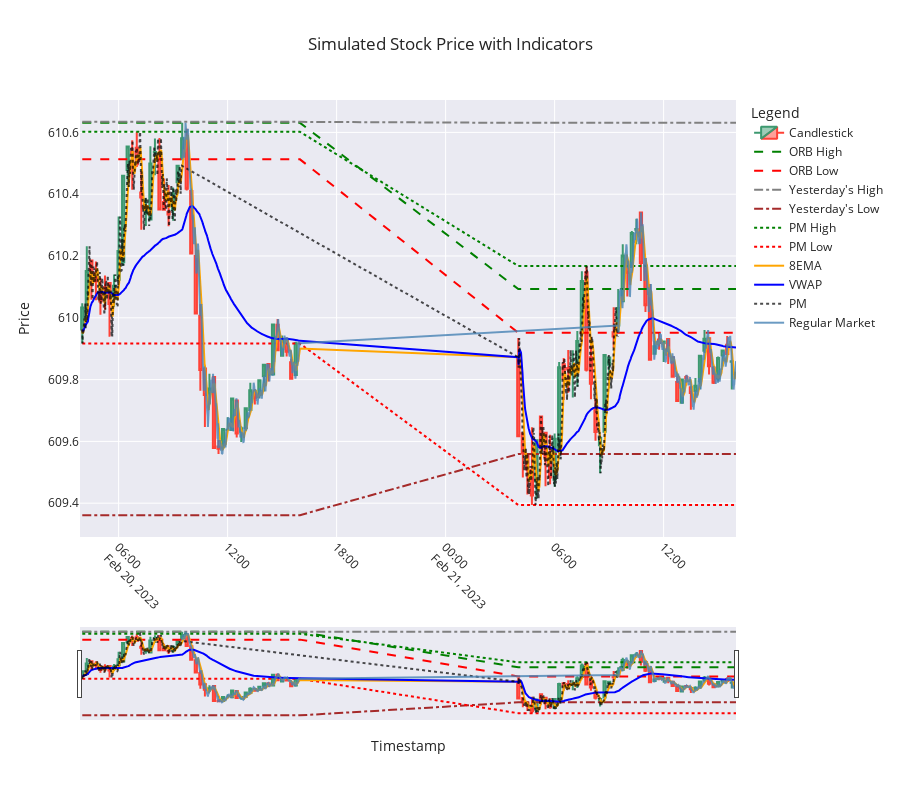

Source (notebook cell):
### Code cell
import plotly.graph_objects as go

def plot_candlestick_with_indicators(candlestick_data, simulated_data):
    # Create a figure
    fig = go.Figure()

    # Add candlestick traces
    fig.add_trace(go.Candlestick(
        x=candlestick_data.index,
        open=candlestick_data['Open'],
        high=candlestick_data['High'],
        low=candlestick_data['Low'],
        close=candlestick_data['Close'],
        name='Candlestick',
        opacity=1,
        hoverinfo='x+y+name'
    ))

    # Add indicators to the candlestick plot
    fig.add_trace(go.Scatter(
        x=simulated_data['Timestamp'],
        y=simulated_data['ORB_High'],
        mode='lines',
        name='ORB High',
        line=dict(color='green', dash='dash'),
        hoverinfo='x+y+name'
    ))

    fig.add_trace(go.Scatter(
        x=simulated_data['Timestamp'],
        y=simulated_data['ORB_Low'],
        mode='lines',
        name='ORB Low',
        line=dict(color='red', dash='dash'),
        hoverinfo='x+y+name'
    ))

    fig.add_trace(go.Scatter(
        x=simulated_data['Timestamp'],
        y=simulated_data['Yest_High'],
        mode='lines',
        name="Yesterday's High",
        line=dict(color='gray', dash='dashdot'),
        hoverinfo='x+y+name'
    ))

    fig.add_trace(go.Scatter(
        x=simulated_data['Timestamp'],
        y=simulated_data['Yest_Low'],
        mode='lines',
        name="Yesterday's Low",
        line=dict(color='brown', dash='dashdot'),
        hoverinfo='x+y+name'
    ))

    fig.add_trace(go.Scatter(
        x=simulated_data['Timestamp'],
        y=simulated_data['PM_High'],
        mode='lines',
        name='PM High',
        line=dict(color='green', dash='dot'),
        hoverinfo='x+y+name'
    ))

    fig.add_trace(go.Scatter(
        x=simulated_data['Timestamp'],
        y=simulated_data['PM_Low'],
        mode='lines',
        name='PM Low',
        line=dict(color='red', dash='dot'),
        hoverinfo='x+y+name'
    ))

    fig.add_trace(go.Scatter(
        x=simulated_data['Timestamp'],
        y=simulated_data['8EMA'],
        mode='lines',
        name='8EMA',
        line=dict(color='orange'),
        hoverinfo='x+y+name'
    ))

    fig.add_trace(go.Scatter(
        x=simulated_data['Timestamp'],
        y=simulated_data['VWAP'],
        mode='lines',
        name='VWAP',
        line=dict(color='blue'),
        hoverinfo='x+y+name'
    ))

    # Add PM and Regular Market values
    fig.add_trace(go.Scatter(
        x=simulated_data[simulated_data['Session'] == 'PM']['Timestamp'],
        y=simulated_data[simulated_data['Session'] == 'PM']['Close'],
        mode='lines',
        name='PM',
        line=dict(color='black', dash='dot'),
        opacity=0.7,
        hoverinfo='x+y+name'
    ))

    fig.add_trace(go.Scatter(
        x=simulated_data[simulated_data['Session'] == 'Regular Market']['Timestamp'],
        y=simulated_data[simulated_data['Session'] == 'Regular Market']['Close'],
        mode='lines',
        name='Regular Market',
        line=dict(color='steelblue'),
        opacity=0.8,
        hoverinfo='x+y+name'
    ))

    # Update layout for better appearance
    fig.update_layout(
        title="Simulated Stock Price with Indicators",
        xaxis_title="Timestamp",
        yaxis_title="Price",
        legend_title="Legend",
        xaxis=dict(tickangle=45),
        template="seaborn",
        hovermode='x unified',
        height=800  # Make the graph taller
    )

    # Show the plot
    fig.show()

# Example usage
plot_candlestick_with_indicators(candlestick_data, simulated_data)

### Figure 1 — Plotly figure (JSON) as saved in the notebook; plotly's stock layout.template omitted (floating-point values rounded to 4 significant figures; data arrays with more than 128 entries replaced by an {"elided": "..."} marker saying what was removed)
{"data": [{"close": [610.0, 610.2, 610.1, 610.1, 610.1, 610.1, 610.0, 610.1, 610.2, 610.5, 610.6, 610.5, 610.5, 610.4, 610.3, 610.5, 610.5, 610.4, 610.3, 610.3, 610.4, 610.5, 610.6, 610.4, 610.2, 610.0, 609.8, 609.8, 609.8, 609.6, 609.6, 609.6, 609.6, 609.7, 609.6, 609.6, 609.7, 609.8, 609.7, 609.8, 609.8, 609.8, 610.0, 609.9, 609.9, 609.9, 609.8, 609.9, 609.6, 609.6, 609.5, 609.4, 609.6, 609.6, 609.5, 609.5, 609.6, 609.8, 609.8, 609.8, 609.8, 609.9, 610.1, 609.8, 609.8, 609.6, 609.6, 609.9, 609.9, 609.9, 610.0, 610.2, 610.1, 610.3, 610.3, 610.2, 610.0, 609.9, 609.9, 609.9, 609.9, 609.9, 609.8, 609.7, 609.8, 609.8, 609.8, 609.8, 609.9, 609.9, 609.8, 609.8, 609.9, 609.9, 609.9, 609.9], "high": [610.0, 610.2, 610.2, 610.2, 610.1, 610.1, 610.1, 610.1, 610.3, 610.5, 610.6, 610.6, 610.6, 610.5, 610.4, 610.6, 610.6, 610.6, 610.5, 610.4, 610.4, 610.5, 610.6, 610.6, 610.4, 610.2, 610.0, 609.8, 609.8, 609.8, 609.6, 609.6, 609.7, 609.7, 609.7, 609.6, 609.7, 609.8, 609.8, 609.8, 609.9, 609.9, 610.0, 610.0, 609.9, 609.9, 609.9, 609.9, 609.9, 609.6, 609.6, 609.6, 609.6, 609.7, 609.6, 609.6, 609.6, 609.9, 609.9, 609.9, 609.9, 610.0, 610.2, 610.2, 609.9, 609.7, 609.6, 609.9, 609.9, 610.0, 610.1, 610.2, 610.2, 610.3, 610.3, 610.3, 610.2, 610.1, 609.9, 610.0, 609.9, 609.9, 609.9, 609.8, 609.8, 609.8, 609.8, 609.8, 609.9, 610.0, 609.9, 609.8, 609.9, 609.9, 609.9, 609.9], "hoverinfo": "x+y+name", "low": [609.9, 610.0, 610.1, 610.1, 610.0, 610.0, 609.9, 610.0, 610.1, 610.2, 610.4, 610.4, 610.5, 610.3, 610.3, 610.3, 610.5, 610.4, 610.3, 610.3, 610.3, 610.4, 610.5, 610.4, 610.2, 610.0, 609.8, 609.6, 609.7, 609.6, 609.6, 609.6, 609.6, 609.6, 609.6, 609.6, 609.6, 609.7, 609.7, 609.7, 609.8, 609.8, 609.8, 609.9, 609.9, 609.9, 609.8, 609.8, 609.6, 609.5, 609.4, 609.4, 609.4, 609.5, 609.5, 609.5, 609.5, 609.5, 609.7, 609.8, 609.7, 609.8, 609.9, 609.8, 609.7, 609.6, 609.5, 609.6, 609.8, 609.9, 610.0, 610.1, 610.1, 610.2, 610.2, 610.1, 610.0, 609.9, 609.9, 609.9, 609.9, 609.9, 609.8, 609.7, 609.7, 609.8, 609.7, 609.7, 609.8, 609.9, 609.8, 609.8, 609.8, 609.8, 609.9, 609.8], "name": "Candlestick", "opacity": 1, "open": [610.0, 610.0, 610.2, 610.1, 610.1, 610.1, 610.1, 610.1, 610.1, 610.2, 610.5, 610.5, 610.6, 610.4, 610.3, 610.3, 610.5, 610.5, 610.4, 610.3, 610.3, 610.4, 610.5, 610.6, 610.4, 610.2, 610.0, 609.8, 609.8, 609.8, 609.6, 609.6, 609.6, 609.6, 609.7, 609.6, 609.6, 609.7, 609.8, 609.8, 609.8, 609.9, 609.8, 610.0, 609.9, 609.9, 609.9, 609.8, 609.9, 609.6, 609.6, 609.5, 609.5, 609.7, 609.6, 609.5, 609.5, 609.6, 609.9, 609.8, 609.8, 609.9, 609.9, 610.1, 609.9, 609.7, 609.6, 609.6, 609.8, 610.0, 610.0, 610.1, 610.2, 610.2, 610.3, 610.3, 610.2, 610.1, 609.9, 609.9, 609.9, 609.9, 609.9, 609.8, 609.7, 609.8, 609.8, 609.8, 609.8, 609.9, 609.9, 609.8, 609.8, 609.9, 609.9, 609.9], "type": "candlestick", "x": ["2023-02-20T04:00:00.000000000", "2023-02-20T04:15:00.000000000", "2023-02-20T04:30:00.000000000", "2023-02-20T04:45:00.000000000", "2023-02-20T05:00:00.000000000", "2023-02-20T05:15:00.000000000", "2023-02-20T05:30:00.000000000", "2023-02-20T05:45:00.000000000", "2023-02-20T06:00:00.000000000", "2023-02-20T06:15:00.000000000", "2023-02-20T06:30:00.000000000", "2023-02-20T06:45:00.000000000", "2023-02-20T07:00:00.000000000", "2023-02-20T07:15:00.000000000", "2023-02-20T07:30:00.000000000", "2023-02-20T07:45:00.000000000", "2023-02-20T08:00:00.000000000", "2023-02-20T08:15:00.000000000", "2023-02-20T08:30:00.000000000", "2023-02-20T08:45:00.000000000", "2023-02-20T09:00:00.000000000", "2023-02-20T09:15:00.000000000", "2023-02-20T09:30:00.000000000", "2023-02-20T09:45:00.000000000", "2023-02-20T10:00:00.000000000", "2023-02-20T10:15:00.000000000", "2023-02-20T10:30:00.000000000", "2023-02-20T10:45:00.000000000", "2023-02-20T11:00:00.000000000", "2023-02-20T11:15:00.000000000", "2023-02-20T11:30:00.000000000", "2023-02-20T11:45:00.000000000", "2023-02-20T12:00:00.000000000", "2023-02-20T12:15:00.000000000", "2023-02-20T12:30:00.000000000", "2023-02-20T12:45:00.000000000", "2023-02-20T13:00:00.000000000", "2023-02-20T13:15:00.000000000", "2023-02-20T13:30:00.000000000", "2023-02-20T13:45:00.000000000", "2023-02-20T14:00:00.000000000", "2023-02-20T14:15:00.000000000", "2023-02-20T14:30:00.000000000", "2023-02-20T14:45:00.000000000", "2023-02-20T15:00:00.000000000", "2023-02-20T15:15:00.000000000", "2023-02-20T15:30:00.000000000", "2023-02-20T15:45:00.000000000", "2023-02-21T04:00:00.000000000", "2023-02-21T04:15:00.000000000", "2023-02-21T04:30:00.000000000", "2023-02-21T04:45:00.000000000", "2023-02-21T05:00:00.000000000", "2023-02-21T05:15:00.000000000", "2023-02-21T05:30:00.000000000", "2023-02-21T05:45:00.000000000", "2023-02-21T06:00:00.000000000", "2023-02-21T06:15:00.000000000", "2023-02-21T06:30:00.000000000", "2023-02-21T06:45:00.000000000", "2023-02-21T07:00:00.000000000", "2023-02-21T07:15:00.000000000", "2023-02-21T07:30:00.000000000", "2023-02-21T07:45:00.000000000", "2023-02-21T08:00:00.000000000", "2023-02-21T08:15:00.000000000", "2023-02-21T08:30:00.000000000", "2023-02-21T08:45:00.000000000", "2023-02-21T09:00:00.000000000", "2023-02-21T09:15:00.000000000", "2023-02-21T09:30:00.000000000", "2023-02-21T09:45:00.000000000", "2023-02-21T10:00:00.000000000", "2023-02-21T10:15:00.000000000", "2023-02-21T10:30:00.000000000", "2023-02-21T10:45:00.000000000", "2023-02-21T11:00:00.000000000", "2023-02-21T11:15:00.000000000", "2023-02-21T11:30:00.000000000", "2023-02-21T11:45:00.000000000", "2023-02-21T12:00:00.000000000", "2023-02-21T12:15:00.000000000", "2023-02-21T12:30:00.000000000", "2023-02-21T12:45:00.000000000", "2023-02-21T13:00:00.000000000", "2023-02-21T13:15:00.000000000", "2023-02-21T13:30:00.000000000", "2023-02-21T13:45:00.000000000", "2023-02-21T14:00:00.000000000", "2023-02-21T14:15:00.000000000", "2023-02-21T14:30:00.000000000", "2023-02-21T14:45:00.000000000", "2023-02-21T15:00:00.000000000", "2023-02-21T15:15:00.000000000", "2023-02-21T15:30:00.000000000", "2023-02-21T15:45:00.000000000"]}, {"hoverinfo": "x+y+name", "line": {"color": "green", "dash": "dash"}, "mode": "lines", "name": "ORB High", "type": "scatter", "x": {"elided": "1440 str values"}, "y": {"elided": "1440 float values"}}, {"hoverinfo": "x+y+name", "line": {"color": "red", "dash": "dash"}, "mode": "lines", "name": "ORB Low", "type": "scatter", "x": {"elided": "1440 str values"}, "y": {"elided": "1440 float values"}}, {"hoverinfo": "x+y+name", "line": {"color": "gray", "dash": "dashdot"}, "mode": "lines", "name": "Yesterday's High", "type": "scatter", "x": {"elided": "1440 str values"}, "y": {"elided": "1440 float values"}}, {"hoverinfo": "x+y+name", "line": {"color": "brown", "dash": "dashdot"}, "mode": "lines", "name": "Yesterday's Low", "type": "scatter", "x": {"elided": "1440 str values"}, "y": {"elided": "1440 float values"}}, {"hoverinfo": "x+y+name", "line": {"color": "green", "dash": "dot"}, "mode": "lines", "name": "PM High", "type": "scatter", "x": {"elided": "1440 str values"}, "y": {"elided": "1440 float values"}}, {"hoverinfo": "x+y+name", "line": {"color": "red", "dash": "dot"}, "mode": "lines", "name": "PM Low", "type": "scatter", "x": {"elided": "1440 str values"}, "y": {"elided": "1440 float values"}}, {"hoverinfo": "x+y+name", "line": {"color": "orange"}, "mode": "lines", "name": "8EMA", "type": "scatter", "x": {"elided": "1440 str values"}, "y": {"elided": "1440 float values"}}, {"hoverinfo": "x+y+name", "line": {"color": "blue"}, "mode": "lines", "name": "VWAP", "type": "scatter", "x": {"elided": "1440 str values"}, "y": {"elided": "1440 float values"}}, {"hoverinfo": "x+y+name", "line": {"color": "black", "dash": "dot"}, "mode": "lines", "name": "PM", "opacity": 0.7, "type": "scatter", "x": {"elided": "660 str values"}, "y": {"elided": "660 float values"}}, {"hoverinfo": "x+y+name", "line": {"color": "steelblue"}, "mode": "lines", "name": "Regular Market", "opacity": 0.8, "type": "scatter", "x": {"elided": "780 str values"}, "y": {"elided": "780 float values"}}], "layout": {"height": 800, "hovermode": "x unified", "legend": {"title": {"text": "Legend"}}, "title": {"text": "Simulated Stock Price with Indicators"}, "xaxis": {"tickangle": 45, "title": {"text": "Timestamp"}}, "yaxis": {"title": {"text": "Price"}}}}
